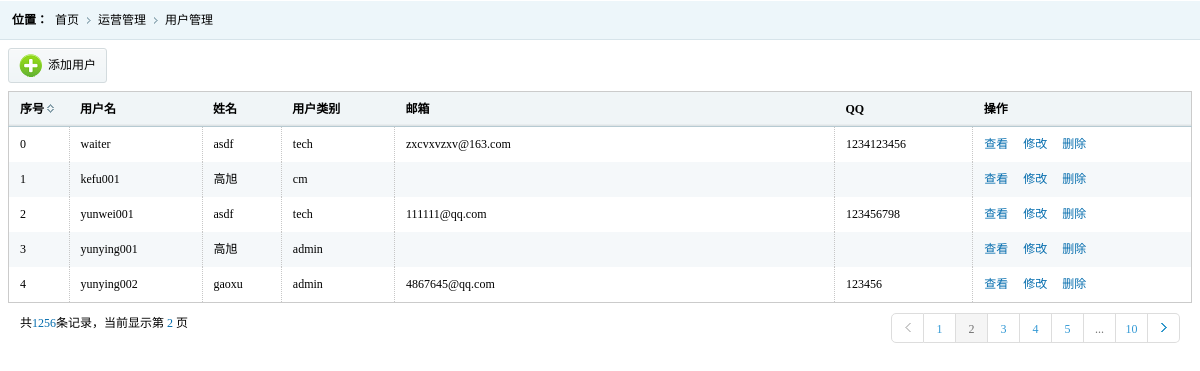
Page /index.php/manage_user/list_user on the committed database.
### tables this page shows
CREATE TABLE `user` (
  `col_id` int(11) unsigned NOT NULL AUTO_INCREMENT,
  `col_name` char(50) DEFAULT NULL COMMENT '真实姓名',
  `col_nickname` char(50) NOT NULL COMMENT '昵称',
  `col_sex` enum('男','女') DEFAULT NULL COMMENT '性别',
  `col_imageurl` varchar(100) DEFAULT NULL COMMENT '照片URL',
  `col_mail` char(50) DEFAULT NULL COMMENT '邮箱',
  `col_call` char(50) DEFAULT NULL COMMENT '移动电话',
  `col_qq` char(50) DEFAULT NULL COMMENT 'QQ号',
  `col_winxin` char(50) DEFAULT NULL COMMENT '微信号',
  `col_passwd` char(50) DEFAULT NULL COMMENT '密码',
  `col_role` enum('user','author','cm','tech','admin') DEFAULT 'user' COMMENT '角色（用户、作者、客服、运维、管理员）',
  `col_rank` tinyint(4) DEFAULT NULL COMMENT '级别（不同级别有不用的优惠）',
  `col_cardtype` char(50) DEFAULT NULL COMMENT '证件类型',
  `col_card` char(50) DEFAULT NULL COMMENT '身份证号',
  `col_card_url` varchar(100) DEFAULT NULL COMMENT '身份证照片URL',
  `col_alipay` char(50) DEFAULT NULL COMMENT '支付宝账号（提现用)',
  `col_bank` char(50) DEFAULT NULL COMMENT '银行名称（提现用)',
  `col_subbank` char(100) DEFAULT NULL COMMENT '开户支行',
  `col_banknum` char(50) DEFAULT NULL COMMENT '银行卡号',
  `col_balance` decimal(10,2) DEFAULT NULL COMMENT '账户余额',
  `col_cmid` int(11) DEFAULT NULL COMMENT '专属客服(customer manager)',
  `col_datetime` datetime DEFAULT NULL COMMENT '注册日期',
  `col_spec_id` int(11) unsigned DEFAULT NULL,
  `col_valid` enum('Y','N') DEFAULT NULL COMMENT '是否已经注销',
  PRIMARY KEY (`col_id`,`col_nickname`),
  KEY `FK_user_user_res_spec` (`col_spec_id`),
  CONSTRAINT `FK_user_user_res_spec` FOREIGN KEY (`col_spec_id`) REFERENCES `user_res_spec` (`col_id`) ON DELETE CASCADE ON UPDATE CASCADE
);

### application/controllers/Manage_user.php (called while the page is built, shortened)
<?php
class Manage_user extends CI_Controller {
   private $_data;
   public function __construct(){
       $this->load->library(array('session','form_validation','common','auth'));
       $this->load->helper(array('form','url'));
       $this->_data['user_info']=$this->session->userdata();
   }
   public function list_user(){
       $limit_arr=$this->config->item('limit');
       $limit=$limit_arr['user_list'];
       $offset=empty($this->uri->segment(3))?$this->uri->segment(3):0;
       $this->load->model('user_mdl');
       $where=array(
           'col_role !='=>'author',
           'col_role  !='=>'user'
       );
       $url=base_url('manage_user/list_user');
       $total=$this->user_mdl->get_user_num($where);
       $this->_data['link']=$this->common->page_config($total,$limit,$url);
       $this->_data['user_list']=$this->user_mdl->get_user_list($where,$limit,$offset);
       $this->load->view('user_list',$this->_data);
   }
}

### index.php (called while the page is built, shortened)
<?php
require_once BASEPATH.'core/CodeIgniter.php';

### application/models/User_mdl.php (called while the page is built, shortened)
<?php
class User_mdl extends CI_Model {
	public  function get_user_list($where=array(),$limit='100',$offset) {
		$this->db->select('*');
		$this->db->from(self::TABLE);
		if(is_array($where)){
			foreach ($where as $key=> $value) {
				$this->db->where($key,$value);
			}
		$this->db->limit(intval($limit),$offset);
		$query=$this->db->get();
		return $query->result_array();
		}else{
			return false;
		}
	}
	public function get_user_num($where=array()){
	    $this->db->select('*');
	    $this->db->from(self::TABLE);
	    if(is_array($where)){
	        foreach ($where as $key=> $value) {
	            $this->db->where($key,$value);
	        }
	        $query=$this->db->get();
	        if($query){
	            return $this->db->last_query();
	        }else{
	            return false;
	        }
	   }else{
	       return false;
	   }
	}
}

### application/views/user_list.php (the view, shortened to what this page needs)
<!DOCTYPE html PUBLIC '-//W3C//DTD XHTML 1.0 Transitional//EN' 'http://www.w3.org/TR/xhtml1/DTD/xhtml1-transitional.dtd'>
<html xmlns='http://www.w3.org/1999/xhtml'>
<head>
<link href='<?php echo base_url();?>css/style.css' rel='stylesheet' type='text/css' />
<link href='<?php echo base_url();?>css/select.css' rel='stylesheet' type='text/css' />
</head>
<body>
<div class='place'> <span> 位置： </span>
  <ul class='placeul'>
    <li> <a href='#'> 首页 </a> </li>
    <li> <a href='#'> 运营管理 </a> </li>
    <li> <a href='#'> 用户管理 </a> </li>
  </ul>
</div>
<div class='rightinfo'>
  <div class='tools'>
    <ul class='toolbar'>
      <a href='<?php echo base_url('manage_user/create_user')?>'><li> <span> <img src='<?php echo base_url();?>images/t01.png' /> </span> 添加用户</li></a>
    </ul>
  </div>
  <table class='tablelist'>
    <thead>
      <tr>
        <th width='60'>序号<i class='sort'><img src='<?php echo base_url();?>images/px.gif' /></i></th>
        <th>用户名</th>
        <th>姓名</th>
        <th>用户类别</th>
        <th width='440'>邮箱</th>
        <th>QQ</th>
        <th>操作</th>
      </tr>
    </thead>
    <tbody>
    <?php if(isset($user_list)){
        foreach ($user_list as $key =>$value){
    ?>
      <tr>
        <td><?php echo $key?></td>
        <td><?php echo $value['col_nickname']?></td>
        <td><?php echo $value['col_name']?></td>
        <td><?php echo $value['col_role']?></td>
        <td><?php echo $value['col_mail']?></td>
        <td><?php echo $value['col_qq']?></td>
        <td><a href='<?php echo base_url("manage_user/view_user/".$value['col_id'])?>' class='tablelink' target='rightFrame'>查看</a> &nbsp;&nbsp;&nbsp;
         <a href='<?php echo base_url("manage_user/update_user/".$value['col_id'])?>' class='tablelink' target='rightFrame'> 修改 </a> &nbsp;&nbsp;&nbsp;
         <a href='<?php echo base_url("manage_user/delete_user/".$value['col_id'])?>' class='tablelink'> 删除 </a></td>
      </tr>
      <?php }}?>
    </tbody>
  </table>
  <div class='pagin'>
    <div class='message'>共<i class='blue'>1256</i>条记录，当前显示第&nbsp;<i class='blue'>2&nbsp;</i>页</div>
    <ul class='paginList'>
      <li class='paginItem'> <a href='javascript:;'> <span class='pagepre'> </span> </a> </li>
      <li class='paginItem'> <a href='javascript:;'> 1 </a> </li>
      <li class='paginItem current'> <a href='javascript:;'> 2 </a> </li>
      <li class='paginItem'> <a href='javascript:;'> 3 </a> </li>
      <li class='paginItem'> <a href='javascript:;'> 4 </a> </li>
      <li class='paginItem'> <a href='javascript:;'> 5 </a> </li>
      <li class='paginItem more'> <a href='javascript:;'> ... </a> </li>
      <li class='paginItem'> <a href='javascript:;'> 10 </a> </li>
      <li class='paginItem'> <a href='javascript:;'> <span class='pagenxt'> </span> </a> </li>
    </ul>
  </div>
</div>
</body>
</html>

### css/style.css (style rules this page uses)
* { font-size:9pt;border:0;margin:0;padding:0; }
body { font-family:'微软雅黑'; margin:0 auto;min-width:980px; }
ul { display:block;margin:0;padding:0;list-style:none; }
li { display:block;margin:0;padding:0;list-style: none; }
img { border:0; }
dl,dt,dd,span { margin:0;padding:0;display:block; }
a,a:focus { text-decoration:none;color:#000;outline:none;blr:expression(this.onFocus=this.blur()); }
table { border-collapse:collapse;border-spacing: 0; }
.place { height:40px; background:url(../images/righttop.gif) repeat-x; }
.place span { line-height:40px; font-weight:bold;float:left; margin-left:12px; }
.placeul li { float:left; line-height:40px; padding-left:7px; padding-right:12px; background:url(../images/rlist.gif) no-repeat right; }
.placeul li:last-child { background:none; }
.rightinfo { padding:8px; }
.tools { clear:both; height:35px; margin-bottom:8px; }
.toolbar { float:left; }
.toolbar li { background:url(../images/toolbg.gif) repeat-x; line-height:33px; height:33px; border:solid 1px #d3dbde; float:left; padding-right:10px; margin-right:5px;border-radius: 3px; behavior:url(js/pie.htc); cursor:pointer; }
.toolbar li span { float:left; margin-left:10px; margin-right:5px; margin-top:5px; }
.tablelist { border:solid 1px #cbcbcb; width:100%; clear:both; }
.tablelist th { background:url(../images/th.gif) repeat-x; height:34px; line-height:34px; border-bottom:solid 1px #b6cad2; text-indent:11px; text-align:left; }
.tablelist td { line-height:35px; text-indent:11px; border-right: dotted 1px #c7c7c7; }
.tablelink { color:#056dae; }
.tablelist tbody tr.odd { background:#f5f8fa; }
.sort { padding-left:3px; }
.pagin { position:relative;margin-top:10px;padding:0 12px; }
.pagin .blue { color:#056dae;font-style:normal; }
.pagin .paginList { position:absolute;right:12px;top:0; }
.pagin .paginList .paginItem { float:left; }
.pagin .paginList .paginItem a { float:left;width:31px;height:28px;border:1px solid #DDD; text-align:center;line-height:30px;border-left:none;color:#3399d5; }
.pagin .paginList .paginItem:first-child a { border-left:1px solid #DDD; }
.pagin .paginList .paginItem:first-child a { border-bottom-left-radius:5px;border-top-left-radius:5px; }
.pagin .paginList .paginItem:last-child a { border-bottom-right-radius:5px;border-top-right-radius:5px; }
.pagin .paginList .paginItem.current,.pagin .paginList .paginItem.current a { background:#f5f5f5; cursor:default;color:#737373; }
.pagin .paginList .paginItem.more,.pagin .paginList .paginItem.more a:hover { cursor:default; }
.pagin .paginList .paginItem.more a { color:#737373; }
.pagepre { background:url(../images/pre.gif) no-repeat center center; width:31px; height:28px; }
.pagenxt { background:url(../images/next.gif) no-repeat center center; width:31px; height:28px; }

### rows in the picture
user: key "0", col_nickname "waiter", col_name "asdf", col_role "tech", col_mail "zxcvxvzxv@163.com", col_qq "1234123456"
user: key "1", col_nickname "kefu001", col_name "高旭", col_role "cm"
user: key "2", col_nickname "yunwei001", col_name "asdf", col_role "tech", col_mail "111111@qq.com", col_qq "123456798"
user: key "3", col_nickname "yunying001", col_name "高旭", col_role "admin"
user: key "4", col_nickname "yunying002", col_name "gaoxu", col_role "admin", col_mail "4867645@qq.com", col_qq "123456"
